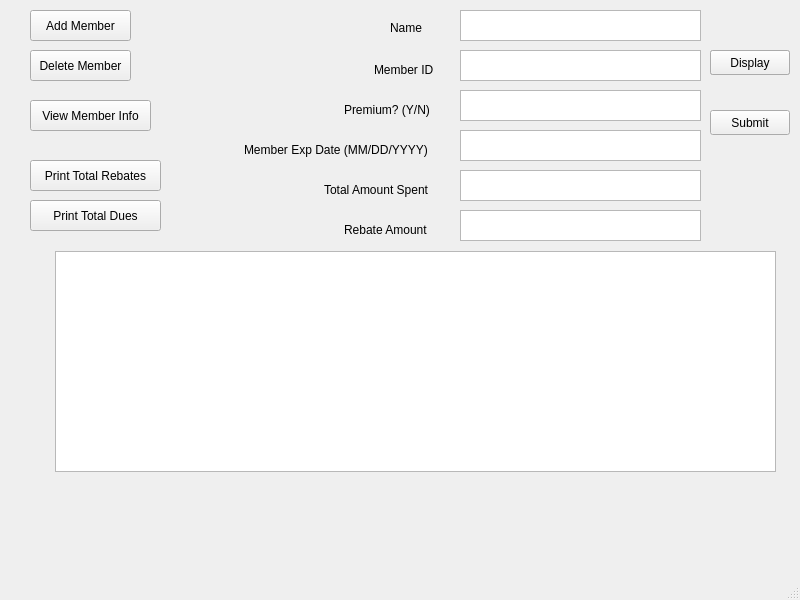
<?xml version="1.0" encoding="UTF-8"?>
<ui version="4.0">
 <class>manageMembers</class>
 <widget class="QMainWindow" name="manageMembers">
  <property name="geometry">
   <rect>
    <x>0</x>
    <y>0</y>
    <width>800</width>
    <height>600</height>
   </rect>
  </property>
  <property name="windowTitle">
   <string>MainWindow</string>
  </property>
  <widget class="QWidget" name="centralwidget">
   <widget class="QPushButton" name="addMemberButton">
    <property name="geometry">
     <rect>
      <x>30</x>
      <y>10</y>
      <width>101</width>
      <height>31</height>
     </rect>
    </property>
    <property name="text">
     <string>Add Member</string>
    </property>
   </widget>
   <widget class="QPushButton" name="deleteMemberButton">
    <property name="geometry">
     <rect>
      <x>30</x>
      <y>50</y>
      <width>101</width>
      <height>31</height>
     </rect>
    </property>
    <property name="text">
     <string>Delete Member</string>
    </property>
   </widget>
   <widget class="QPushButton" name="printTotalRebates">
    <property name="geometry">
     <rect>
      <x>30</x>
      <y>160</y>
      <width>131</width>
      <height>31</height>
     </rect>
    </property>
    <property name="text">
     <string>Print Total Rebates</string>
    </property>
   </widget>
   <widget class="QPushButton" name="printTotalDues">
    <property name="geometry">
     <rect>
      <x>30</x>
      <y>200</y>
      <width>131</width>
      <height>31</height>
     </rect>
    </property>
    <property name="text">
     <string>Print Total Dues</string>
    </property>
   </widget>
   <widget class="QPushButton" name="viewMemberInfo">
    <property name="geometry">
     <rect>
      <x>30</x>
      <y>100</y>
      <width>121</width>
      <height>31</height>
     </rect>
    </property>
    <property name="text">
     <string>View Member Info</string>
    </property>
   </widget>
   <widget class="QTextEdit" name="nameInput">
    <property name="geometry">
     <rect>
      <x>460</x>
      <y>10</y>
      <width>241</width>
      <height>31</height>
     </rect>
    </property>
   </widget>
   <widget class="QTextEdit" name="memberNumInput">
    <property name="geometry">
     <rect>
      <x>460</x>
      <y>50</y>
      <width>241</width>
      <height>31</height>
     </rect>
    </property>
   </widget>
   <widget class="QTextEdit" name="memberTypeInput">
    <property name="geometry">
     <rect>
      <x>460</x>
      <y>90</y>
      <width>241</width>
      <height>31</height>
     </rect>
    </property>
   </widget>
   <widget class="QTextEdit" name="memberExpireDateInput">
    <property name="geometry">
     <rect>
      <x>460</x>
      <y>130</y>
      <width>241</width>
      <height>31</height>
     </rect>
    </property>
   </widget>
   <widget class="QTextEdit" name="totalAmtSpentInput">
    <property name="geometry">
     <rect>
      <x>460</x>
      <y>170</y>
      <width>241</width>
      <height>31</height>
     </rect>
    </property>
   </widget>
   <widget class="QTextEdit" name="rebateAmountInput">
    <property name="geometry">
     <rect>
      <x>460</x>
      <y>210</y>
      <width>241</width>
      <height>31</height>
     </rect>
    </property>
   </widget>
   <widget class="QPushButton" name="submit">
    <property name="geometry">
     <rect>
      <x>710</x>
      <y>110</y>
      <width>80</width>
      <height>25</height>
     </rect>
    </property>
    <property name="text">
     <string>Submit</string>
    </property>
   </widget>
   <widget class="QLabel" name="label">
    <property name="geometry">
     <rect>
      <x>390</x>
      <y>20</y>
      <width>55</width>
      <height>16</height>
     </rect>
    </property>
    <property name="text">
     <string>Name</string>
    </property>
   </widget>
   <widget class="QLabel" name="label_2">
    <property name="geometry">
     <rect>
      <x>374</x>
      <y>60</y>
      <width>71</width>
      <height>20</height>
     </rect>
    </property>
    <property name="text">
     <string>Member ID</string>
    </property>
   </widget>
   <widget class="QLabel" name="label_3">
    <property name="geometry">
     <rect>
      <x>344</x>
      <y>100</y>
      <width>101</width>
      <height>20</height>
     </rect>
    </property>
    <property name="text">
     <string>Premium? (Y/N)</string>
    </property>
   </widget>
   <widget class="QLabel" name="label_4">
    <property name="geometry">
     <rect>
      <x>244</x>
      <y>140</y>
      <width>201</width>
      <height>20</height>
     </rect>
    </property>
    <property name="text">
     <string>Member Exp Date (MM/DD/YYYY)</string>
    </property>
   </widget>
   <widget class="QLabel" name="label_5">
    <property name="geometry">
     <rect>
      <x>324</x>
      <y>180</y>
      <width>121</width>
      <height>20</height>
     </rect>
    </property>
    <property name="text">
     <string>Total Amount Spent</string>
    </property>
   </widget>
   <widget class="QLabel" name="label_6">
    <property name="geometry">
     <rect>
      <x>344</x>
      <y>220</y>
      <width>101</width>
      <height>20</height>
     </rect>
    </property>
    <property name="text">
     <string>Rebate Amount</string>
    </property>
   </widget>
   <widget class="QTextBrowser" name="display">
    <property name="geometry">
     <rect>
      <x>55</x>
      <y>251</y>
      <width>721</width>
      <height>221</height>
     </rect>
    </property>
   </widget>
   <widget class="QPushButton" name="submitDelete">
    <property name="geometry">
     <rect>
      <x>710</x>
      <y>50</y>
      <width>80</width>
      <height>25</height>
     </rect>
    </property>
    <property name="text">
     <string>Submit</string>
    </property>
   </widget>
   <widget class="QPushButton" name="displayButton">
    <property name="geometry">
     <rect>
      <x>710</x>
      <y>50</y>
      <width>80</width>
      <height>25</height>
     </rect>
    </property>
    <property name="text">
     <string>Display</string>
    </property>
   </widget>
  </widget>
  <widget class="QMenuBar" name="menubar">
   <property name="geometry">
    <rect>
     <x>0</x>
     <y>0</y>
     <width>800</width>
     <height>25</height>
    </rect>
   </property>
  </widget>
  <widget class="QStatusBar" name="statusbar"/>
 </widget>
 <resources/>
 <connections/>
</ui>
